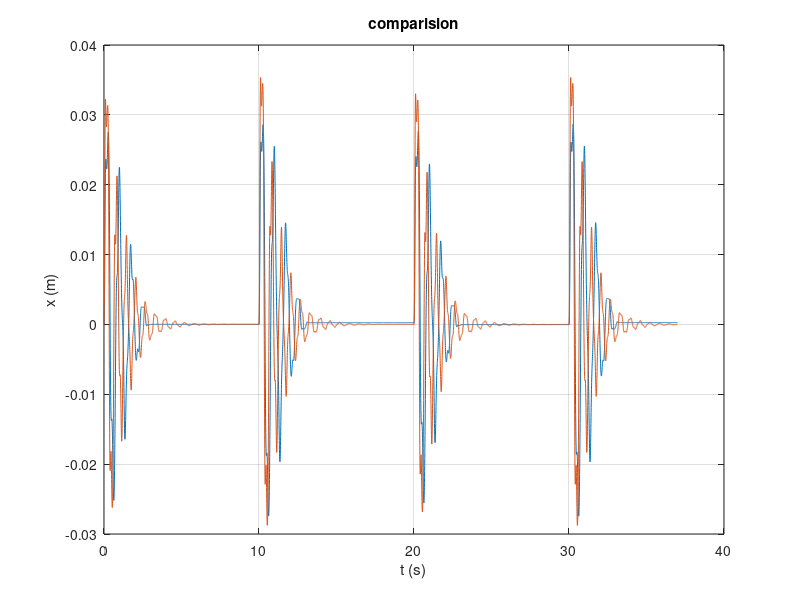

The MATLAB script that drew this image: (Note: this script raises an error after producing the figure.)

%file data_impulses.mat : use the impulse response to identify the
%parameters. if choose response to impulsive force, due to the
%approximation of the force estimation, you can consider the
%voltage-to-force coefficient as one of the parameters to be estimeted.

% file request: error.m , input_data_impulses
clear all; 
close all; 
clc;
% Load data
load input_data_impulses;

%% plot input data
figure
plot(t,v)
xlabel('t (s)');ylabel('volt (V)');
grid
title('voltage data steps')

%% set up
%visto che utilizzo solo i dati impulsivi settiamo come variabili globali
global v t x1_disp x2_disp x3_disp;

x1_disp = x1_i ;
x2_disp = x2_i ;
x3_disp = x3_i ;

%% First test with first guest parameters 

% force 
ka=2% [A/V]
kt=0.1 %[Nm/A]
kmp=26.25 %[1/m]
g_v=1.2;
f1=(ka*kt*kmp)*g_v*v; %N
f2= zeros(size(f1));
f3= zeros(size(f1));
f= horzcat(f1,f2,f3);

figure(1)
plot(t,f1,'LineWidth',1.5)
xlabel('t (s)');ylabel('force (N)');
grid
title('force')

%% transfer function 
m1=1; %kg
m2=1;
m3=1;

k1=800; %N/m
k2=800;
k3=400;

c1=2;  %N/s
c2=2;
c3=2;
c12=0.1
c23=0.1

Ts=0.005;

s = tf('s');
%Mass Matrix
M=[m1 0 0;
    0 m2 0;
    0 0 m3];
%Damping Matrix
C = [+c1+c12   -c12        0;
      -c12  +c2+c12+c23     -c23;
        0        -c23      +c3+c23];
%Stiffness Matrix
K=[k1 -k1 0;
    -k1 k1+k2 -k2;
    0 -k2 k2+k3];

D=M*s^2+C*s+K;

%D = [m1*s^2+c1*s+k1     -k1                            0;
%           -k1           m2*s^2+c2*s+k1+k2            -k2;
%            0          -k2                m3*s^2+c3*s+k2+k3]

G = inv(D)

X = lsim(G,f,t);

% plot output data
figure(1)
plot(t,x1_disp,t,X(:,1))
xlabel('t (s)');ylabel('x (m)');
grid
title('comparision')

% compare
cost_func = 'NRMSE';
fit = goodnessOfFit(X(:,1),x1_disp,cost_func);

%% optimatization
P = [1.5 1.5 1.5 1 2 2 0.001 0.001 6];
%P = [m1,m2,m3,c1,c2,c3,c12,c23,g_v];

%options = optimset('PlotFcns',@optimplotfval);
%opt = fminsearch(@Obj_f_residual,P,options);

A = [];
b = [];
Aeq = [];
beq = [];

lb = [0,0,0,0,0,0,0,0,0];
ub = [2,2,2,5,5,5,5,5,7];

opt = fmincon(@Obj_f_residual,P,A,b,Aeq,beq,lb,ub)

%% control 
% force 
ka=2% [A/V]
kt=0.1 %[Nm/A]
kmp=26.25 %[1/m]
g_v= opt(1,9);
f1=(ka*kt*kmp)*g_v*v; %N
f2= zeros(size(f1));
f3= zeros(size(f1));

f= horzcat(f1,f2,f3);

% transfer function 
m1=opt(1,1); %kg
m2=opt(1,2);
m3=opt(1,3);

c1=opt(1,4);  %N/s
c2=opt(1,5);
c3=opt(1,6);
c12=opt(1,7);
c23=opt(1,8);

Ts=0.005;

s = tf('s');
%Mass Matrix
M=[m1 0 0;
    0 m2 0;
    0 0 m3];
%Damping Matrix
C = [+c1+c12   -c12        0;
      -c12  +c2+c12+c23     -c23;
        0        -c23      +c3+c23];
%Stiffness Matrix
K=[k1 -k1 0;
    -k1 k1+k2 -k2;
    0 -k2 k2+k3];

D=M*s^2+C*s+K;

%D = [m1*s^2+c1*s+k1     -k1                            0;
%           -k1           m2*s^2+c2*s+k1+k2            -k2;
%            0          -k2                m3*s^2+c3*s+k2+k3]

G = inv(D)

X_opt = lsim(G,f,t);
%% compare
cost_func = 'NRMSE';
fit_opt1 = goodnessOfFit(X_opt(:,1),x1_disp,cost_func);
fit_opt2 = goodnessOfFit(X_opt(:,2),x2_disp,cost_func);
fit_opt3 = goodnessOfFit(X_opt(:,3),x3_disp,cost_func);

% plot output data
figure
plot(t,x1_disp,t,X_opt(:,1))
xlabel('t (s)');ylabel('x1 (m)');
grid
title('comparision opt x1')

figure
plot(t,x2_disp,t,X_opt(:,2))
xlabel('t (s)');ylabel('x2 (m)');
grid
title('comparision opt x2')

figure
plot(t,x3_disp,t,X_opt(:,3))
xlabel('t (s)');ylabel('x3 (m)');
grid
title('comparision opt x3')

%save data 
save('opt_data_impulses.mat', 'opt' )
%P = [m1,m2,m3,c1,c2,c3,c12,c23,g_v]
